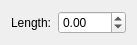
<?xml version="1.0" encoding="UTF-8"?>
<ui version="4.0">
 <class>LengthWidget</class>
 <widget class="QWidget" name="LengthWidget">
  <property name="geometry">
   <rect>
    <x>0</x>
    <y>0</y>
    <width>136</width>
    <height>44</height>
   </rect>
  </property>
  <property name="windowTitle">
   <string>Form</string>
  </property>
  <layout class="QFormLayout" name="formLayout">
   <item row="0" column="0">
    <widget class="QLabel" name="label">
     <property name="text">
      <string>Length:</string>
     </property>
    </widget>
   </item>
   <item row="0" column="1">
    <widget class="QDoubleSpinBox" name="doubleSpinBox">
     <property name="sizePolicy">
      <sizepolicy hsizetype="Expanding" vsizetype="Fixed">
       <horstretch>0</horstretch>
       <verstretch>0</verstretch>
      </sizepolicy>
     </property>
     <property name="minimum">
      <double>-100.000000000000000</double>
     </property>
     <property name="maximum">
      <double>100.000000000000000</double>
     </property>
     <property name="stepType">
      <enum>QAbstractSpinBox::AdaptiveDecimalStepType</enum>
     </property>
    </widget>
   </item>
  </layout>
 </widget>
 <resources/>
 <connections/>
</ui>
